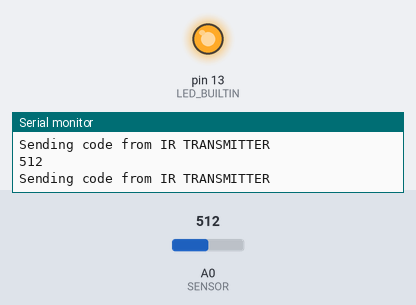
Simulated run of this sketch. Board: Arduino Uno, built with avr-gcc and run on an emulated ATmega328P. Parts: output pins drawn as LEDs (lit = HIGH), the last lines printed to the serial monitor. Inputs (shaded band) come from the test bench; at power-on: A0 (SENSOR) = 512.

Above: at 1.8 s.
1.9 s: A0 (SENSOR) set to 215
3.4 s: A0 (SENSOR) set to 185
At 5.3 s:
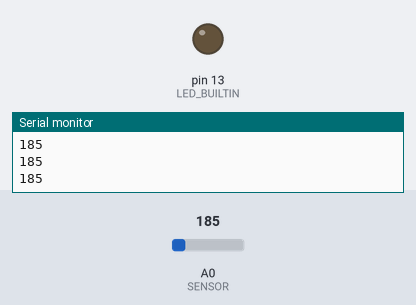
5.7 s: A0 (SENSOR) set to 210
At 6.3 s:
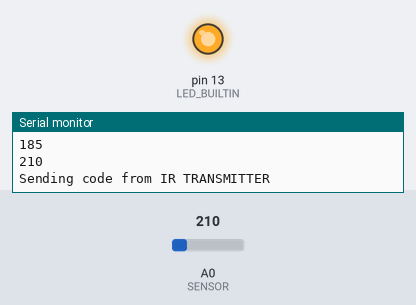
7.3 s: A0 (SENSOR) set to 190
At 9.2 s:
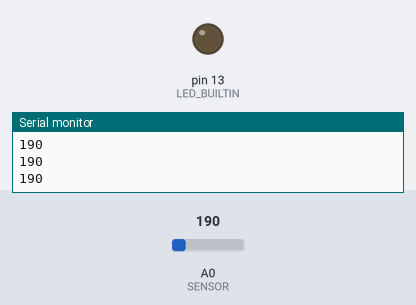
Timing chart, 0 to 10.3 s (numbered marks = the images above; inputs shaded):
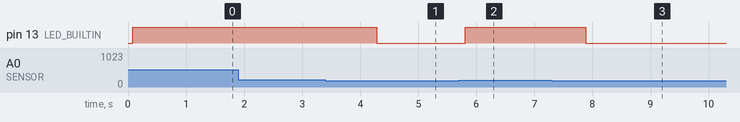

The sketch:

Bo_chuyen_nhan_hong_ngoai.ino
```cpp
#define IR_SEND_PIN 3
#include<IRremote.hpp>
#define SENSOR 0

void setup() {
  // put your setup code here, to run once:
  Serial.begin(9600);
  IrSender.begin();
  Serial.print(F("Ready to send IR signals at pin "));
  Serial.println(IR_SEND_PIN);
  pinMode(LED_BUILTIN, OUTPUT);
  pinMode(SENSOR,INPUT_PULLUP);
}
int value = 0;
uint16_t sAddress = 0x0102;
uint8_t sCommand = 0x34;
uint8_t sRepeats = 0;

void loop() {
  value = analogRead(SENSOR);

  Serial.print(value);
  Serial.println();

  if(value > 200){
  // put your main code here, to run repeatedly:
  Serial.println("Sending code from IR TRANSMITTER");
  IrSender.sendNEC(sAddress,sCommand,sRepeats);
  digitalWrite(LED_BUILTIN, HIGH);
  delay(1000);}
  else{
     digitalWrite(LED_BUILTIN, LOW);
  }
}
```

Measured:
- the behaviour switches between 201 and 200 on A0 (SENSOR) (found by bisection; images 0 and 1)
- after the input at 3.4 s, pin 13 (LED_BUILTIN): HIGH → LOW after 0.88 s
- after the input at 5.7 s, pin 13 (LED_BUILTIN): LOW → HIGH after 0.11 s
- after the input at 7.3 s, pin 13 (LED_BUILTIN): HIGH → LOW after 0.58 s
